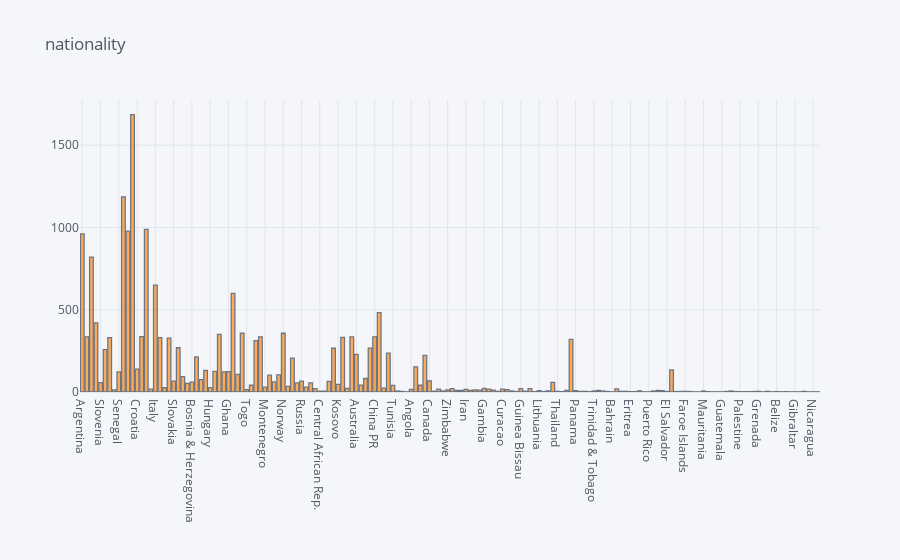

Notebook code for this chart:
### Code cell
df['nat'].iplot(kind = 'histogram' , title = 'nationality')

### Figure 1 — Plotly figure (JSON) as saved in the notebook; plotly's stock layout.template omitted (floating-point values rounded to 4 significant figures; data arrays with more than 128 entries replaced by an {"elided": "..."} marker saying what was removed)
{"data": [{"histfunc": "count", "histnorm": "", "marker": {"color": "rgba(255, 153, 51, 1.0)", "line": {"color": "#4D5663", "width": 1.3}}, "name": "nat", "opacity": 0.8, "orientation": "v", "type": "histogram", "x": {"elided": "18900 str values"}}], "layout": {"barmode": "overlay", "legend": {"bgcolor": "#F5F6F9", "font": {"color": "#4D5663"}}, "paper_bgcolor": "#F5F6F9", "plot_bgcolor": "#F5F6F9", "title": {"font": {"color": "#4D5663"}, "text": "nationality"}, "xaxis": {"gridcolor": "#E1E5ED", "showgrid": true, "tickfont": {"color": "#4D5663"}, "title": {"font": {"color": "#4D5663"}, "text": ""}, "zerolinecolor": "#E1E5ED"}, "yaxis": {"gridcolor": "#E1E5ED", "showgrid": true, "tickfont": {"color": "#4D5663"}, "title": {"font": {"color": "#4D5663"}, "text": ""}, "zerolinecolor": "#E1E5ED"}}}
